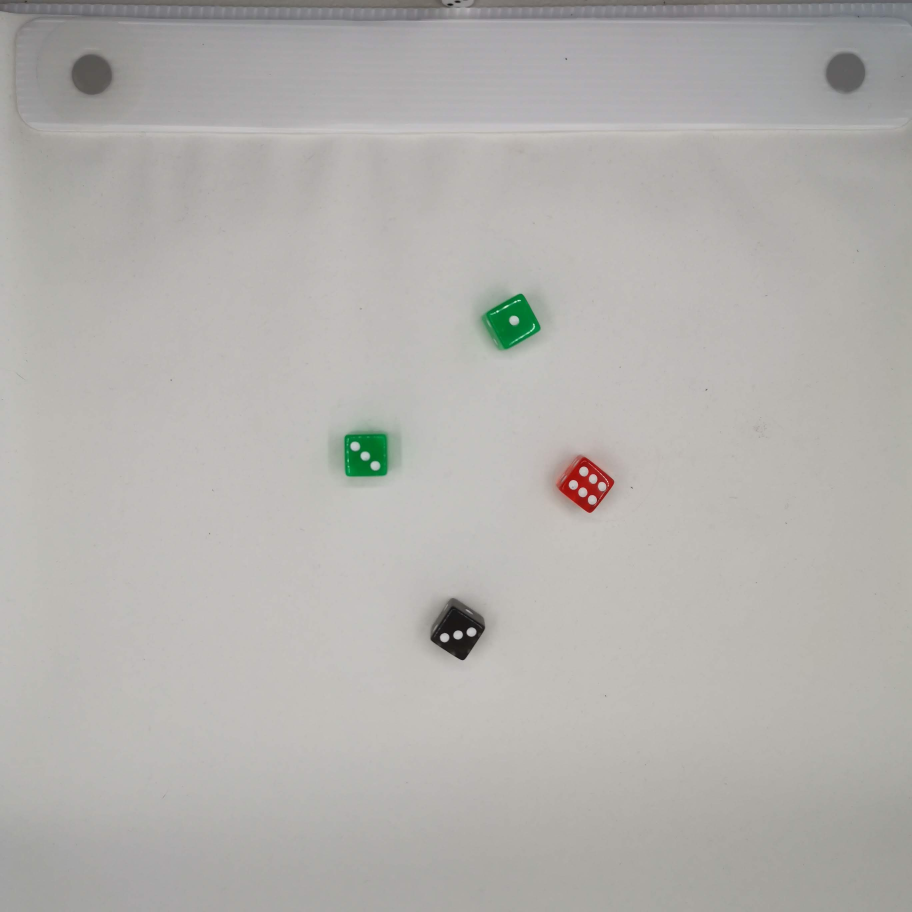
#> input picture ExU2/img/IMG_20191209_100620.jpg, 2736 x 2736 px (shown at 1/3 size)
$ jupyter execute prueba1.ipynb
#> lines starting #> are read from the running program, lines starting #| are printed output that depends on the picture; after the words box and inside, x2 and y2 are one past the last pixel; in counts of white or black regions, pixels touching at a corner belong together
[cell 1]
import cv2
import numpy as np

# Cargar imagen
imagen = cv2.imread("img/IMG_20191209_100620.jpg")
#> imagen is the input picture: shape (2736, 2736, 3); mean B, G, R 173.4, 176.6, 178.9
imagen_gray = cv2.cvtColor(imagen, cv2.COLOR_BGR2GRAY)

# Suavizado
imagen_gray = cv2.GaussianBlur(imagen_gray, (5, 5), 0)

# Binarización
_, imagen_bin = cv2.threshold(imagen_gray, 0, 255, cv2.THRESH_BINARY + cv2.THRESH_OTSU)
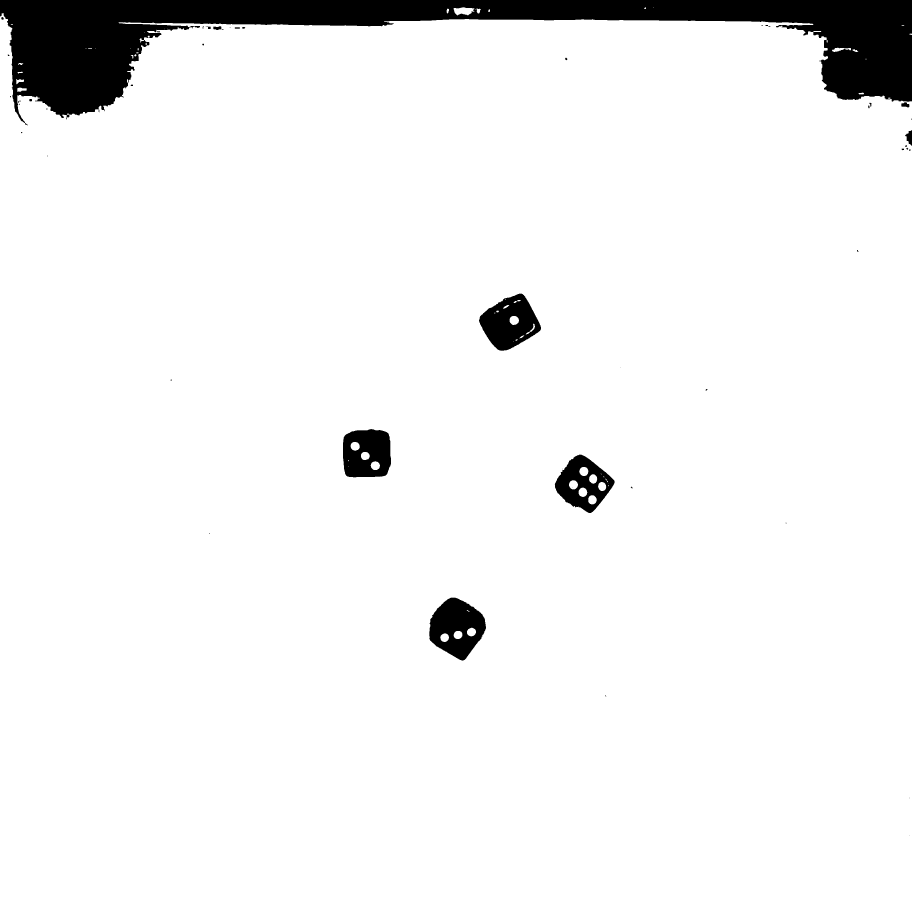
#> imagen_bin: shape (2736, 2736) (shown at 1/3 size); 94.5% white; 49 black regions (25 under 20 px), largest, box (x1, y1, x2, y2) and area: (0, 0, 2736, 376) 336821, (1288, 1793, 1458, 1982) 20501, (1437, 881, 1623, 1052) 19465

# Invertir si es necesario
# imagen_bin = cv2.bitwise_not(imagen_bin)

# Morfología
kernel = np.ones((3,3), np.uint8)
imagen_bin = cv2.morphologyEx(imagen_bin, cv2.MORPH_OPEN, kernel)
#> imagen_bin: shape (2736, 2736); 94.5% white; 46 black regions (24 under 20 px), largest, box (x1, y1, x2, y2) and area: (0, 0, 2736, 376) 337130, (1288, 1793, 1458, 1982) 20521, (1437, 881, 1623, 1052) 19524

# Etiquetado
num_labels, labels, stats, centroids = cv2.connectedComponentsWithStats(imagen_bin, 8)
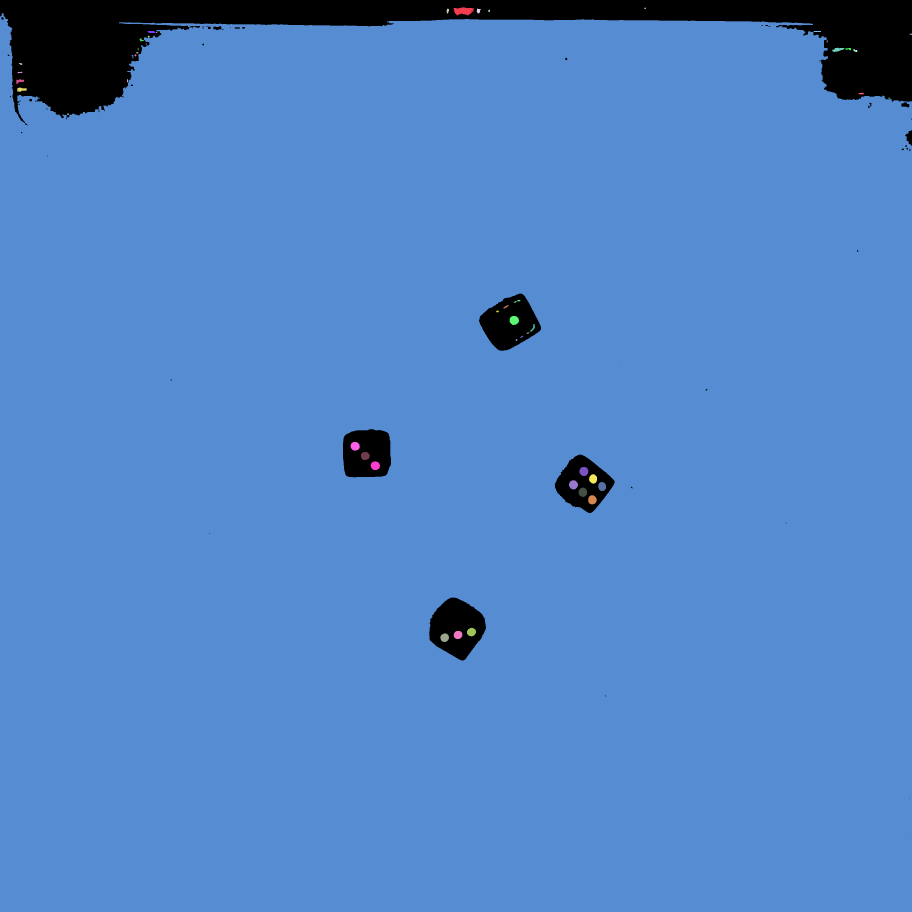
#> labels: shape (2736, 2736) int32 (shown at 1/3 size); 51 distinct labels, from 0 to 50; one colour per label, 0 black
#> num_labels = 51; stats = 51 rows, first 6: [0, 0, 2736, 2507, 412404], [1361, 22, 61, 24, 1060], [1933, 23, 5, 4, 18], [1340, 26, 7, 14, 76], [1430, 26, 12, 14, 121], [1465, 29, 5, 7, 31]; centroids = 51 pairs, first value 58.42 to 2732.2, second value 24.5 to 1912.6

area_min_dado = 500  # AJUSTAR según imagen

imagen_resultado = imagen.copy()
contador_dados = 0

for i in range(1, num_labels):
    x = stats[i, cv2.CC_STAT_LEFT]
    y = stats[i, cv2.CC_STAT_TOP]
    w = stats[i, cv2.CC_STAT_WIDTH]
    h = stats[i, cv2.CC_STAT_HEIGHT]
    area = stats[i, cv2.CC_STAT_AREA]
    cX, cY = centroids[i]

    # Filtrar dados
    if area < area_min_dado or area > 5000:
        continue

    contador_dados += 1

    mascara_dado = (labels == i).astype(np.uint8) * 255

    roi_gray = imagen_gray[y:y+h, x:x+w]
    roi_mask = mascara_dado[y:y+h, x:x+w]

    # Limpiar fondo
    roi_masked = roi_gray.copy()
    roi_masked[roi_mask == 0] = 255

    # Detectar puntos
    _, puntos_bin = cv2.threshold(roi_masked, 0, 255,
                                 cv2.THRESH_BINARY_INV + cv2.THRESH_OTSU)

    puntos_bin = cv2.morphologyEx(puntos_bin, cv2.MORPH_OPEN,
                                 np.ones((2,2), np.uint8))

    num_puntos, labels_puntos, stats_puntos, centroids_puntos = \
        cv2.connectedComponentsWithStats(puntos_bin, 8)

    area_min_punto = 20
    puntos_validos = 0

    for j in range(1, num_puntos):
        area_punto = stats_puntos[j, cv2.CC_STAT_AREA]
        if 20 < area_punto < 500:
            puntos_validos += 1

    # CENTRAR TEXTO
    cX = x + w // 2
    cY = y + h // 2

    cv2.rectangle(imagen_resultado, (x, y), (x + w, y + h), (0, 255, 0), 2)
    cv2.circle(imagen_resultado, (int(cX), int(cY)), 4, (0, 0, 255), -1)

    cv2.putText(imagen_resultado, str(puntos_validos),
                (cX - 10, cY),
                cv2.FONT_HERSHEY_SIMPLEX, 1, (0, 0, 255), 2)
#> this loop made 50 passes
#> (x, y, w, h, area) on passes 3, 4, 5, 6, 7, 8, 10, 11: (1340, 26, 7, 14, 76), (1430, 26, 12, 14, 121), (1465, 29, 5, 7, 31), (0, 40, 2736, 2696, 7062993), (443, 93, 22, 6, 120), (2441, 93, 22, 3, 66), (2729, 101, 7, 4, 23), (443, 107, 6, 6, 30)
#> pass 1, `mascara_dado = (labels == i).astype(np.uint8) * 255`:
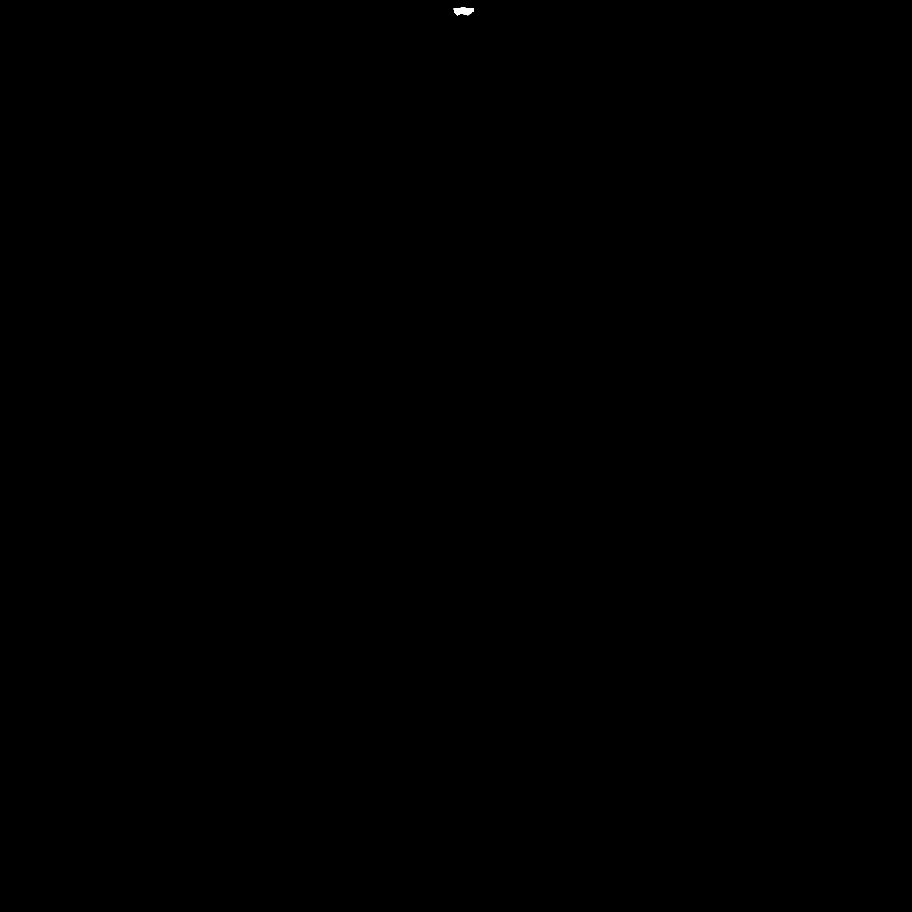
#> mascara_dado: shape (2736, 2736) (shown at 1/3 size); 0.01% white; 1 white region, box (x1, y1, x2, y2) and area: (1361, 22, 1422, 46) 1060
#> pass 1, `roi_gray = imagen_gray[y:y+h, x:x+w]`:
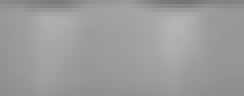
#> roi_gray: shape (24, 61) (shown 4 times larger); min 116, max 180, mean 155.4
#> pass 1, `roi_mask = mascara_dado[y:y+h, x:x+w]`:
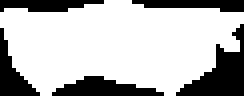
#> roi_mask: shape (24, 61) (shown 4 times larger); 72.4% white; 5 black regions, box (x1, y1, x2, y2) and area: (44, 6, 61, 24) 132, (13, 19, 41, 24) 86, (0, 7, 10, 24) 69, (33, 0, 61, 3) 59, (0, 0, 26, 3) 58
#> pass 1, `puntos_bin = cv2.morphologyEx(puntos_bin, cv2.MORPH_OPEN, np.ones((2,2..`:
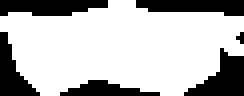
#> puntos_bin: shape (24, 61) (shown 4 times larger); 72.5% white; 6 black regions (1 under 20 px), largest, box (x1, y1, x2, y2) and area: (46, 12, 61, 24) 94, (0, 0, 27, 4) 88, (34, 0, 61, 4) 83, (0, 8, 10, 24) 75, (15, 20, 40, 24) 58
#> after the loop:
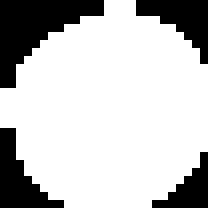
#> puntos_bin: shape (26, 26) (shown 8 times larger); 75.9% white; 4 black regions, box (x1, y1, x2, y2) and area: (0, 0, 13, 11) 68, (0, 16, 8, 26) 37, (17, 0, 26, 8) 35, (19, 19, 26, 26) 23
#> after the loop:
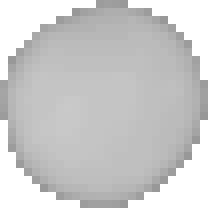
#> roi_masked: shape (26, 26) (shown 8 times larger); min 151, max 255, mean 201.6
#> after the loop, contador_dados = 14

print(f"Total de dados detectados: {contador_dados}")
#| Total de dados detectados: 14

# =========================
# MOSTRAR BIEN LA IMAGEN
# =========================

# Redimensionar para mejor visualización
alto, ancho = imagen_resultado.shape[:2]
escala = 800 / ancho
imagen_mostrar = cv2.resize(imagen_resultado, None, fx=escala, fy=escala)
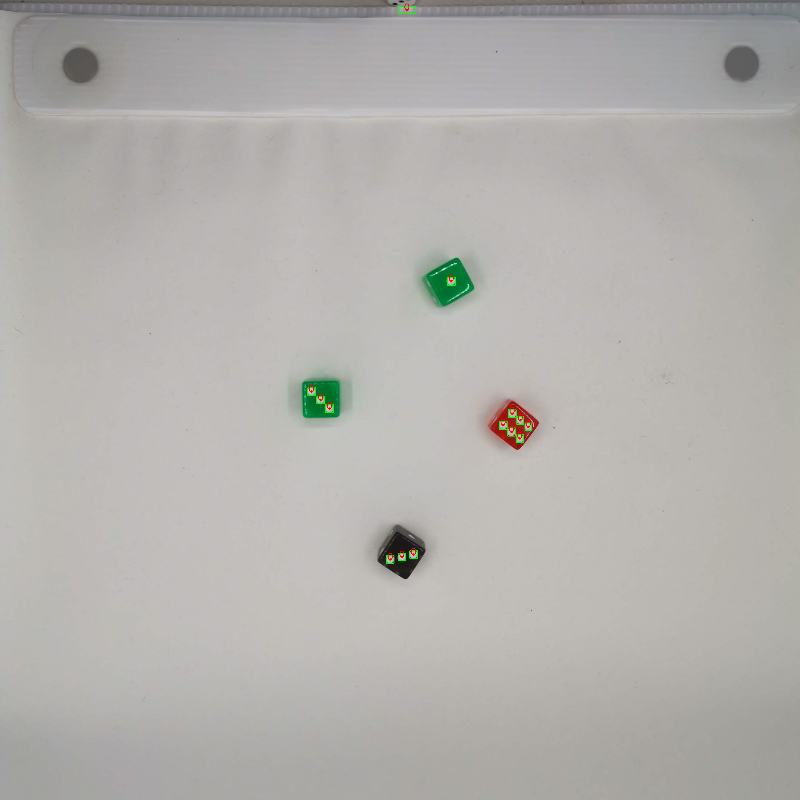
#> imagen_mostrar: shape (800, 800, 3); mean B, G, R 173.3, 176.6, 178.8

cv2.namedWindow("Resultado", cv2.WINDOW_NORMAL)
cv2.imshow("Resultado", imagen_mostrar)
cv2.waitKey(0)
cv2.destroyAllWindows()

$ run again, with ExU2/img/IMG_20191209_100614.jpg copied over ExU2/img/IMG_20191209_100620.jpg
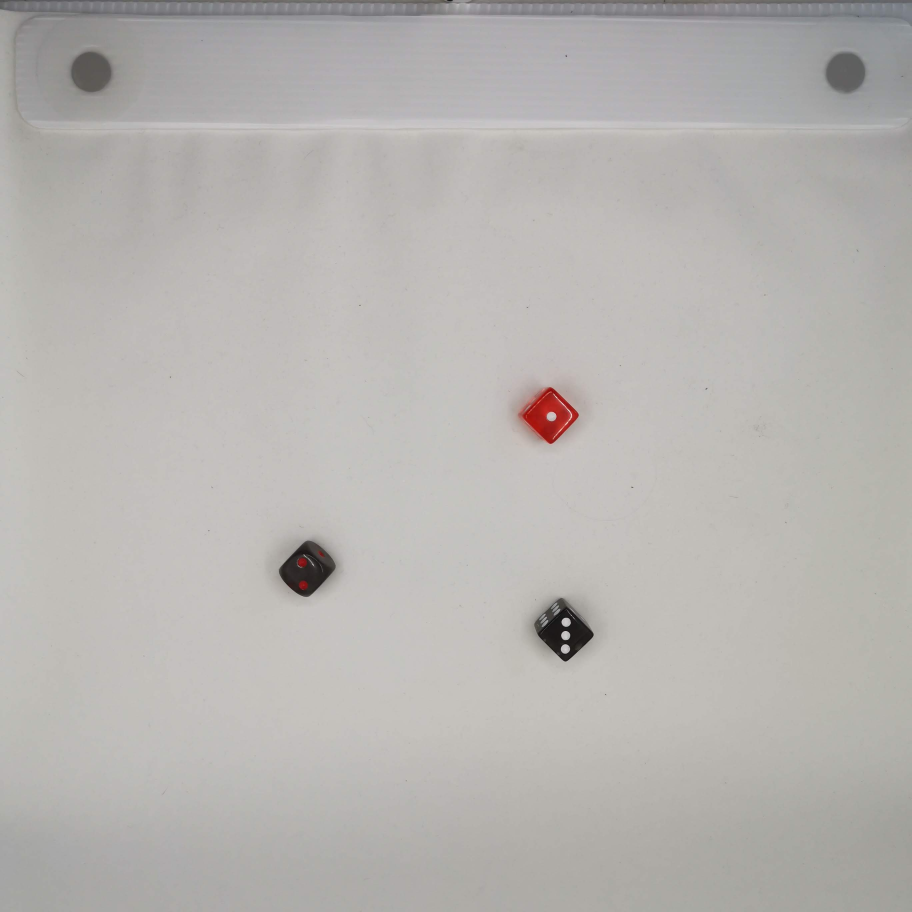
#> input picture ExU2/img/IMG_20191209_100614.jpg, 2736 x 2736 px (shown at 1/3 size)
#> imagen is the input picture: shape (2736, 2736, 3); mean B, G, R 177, 179.8, 182.6
#> `num_labels, labels, stats, centroids = cv2.connectedComponentsWithStat..`:
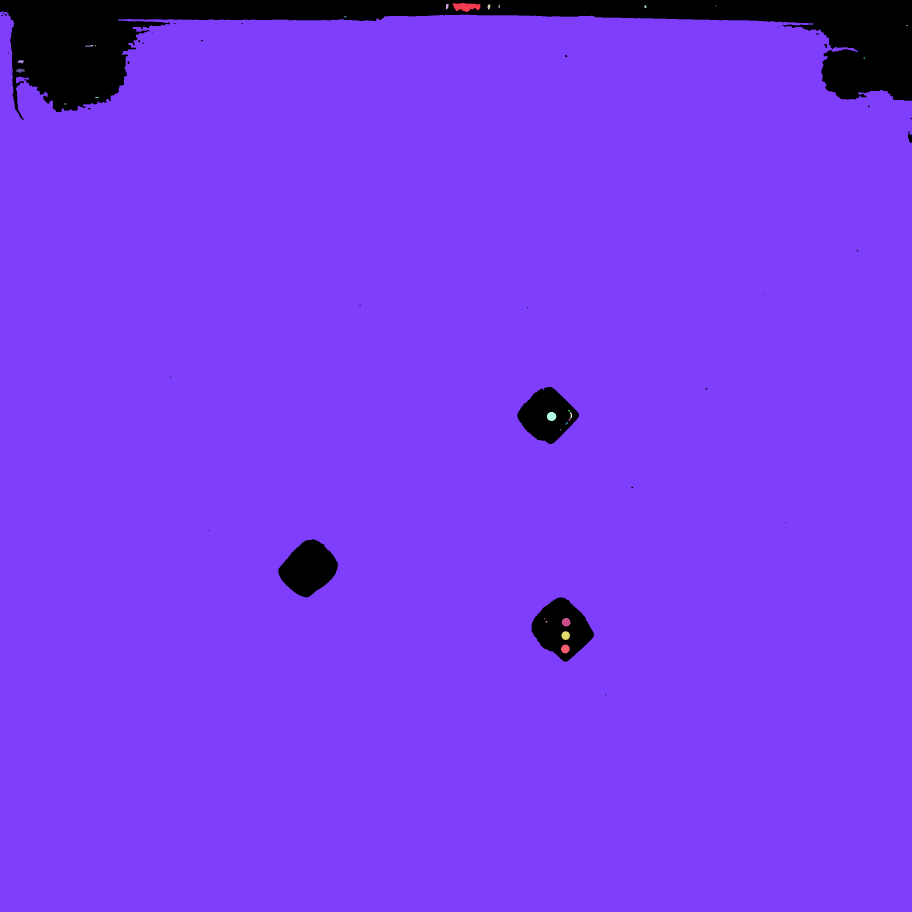
#> labels: shape (2736, 2736) int32 (shown at 1/3 size); 28 distinct labels, from 0 to 27; one colour per label, 0 black
#> num_labels = 28; stats = 28 rows, first 6: [0, 0, 2736, 2086, 358269], [1357, 9, 84, 27, 1520], [1338, 12, 8, 16, 101], [1463, 13, 8, 16, 99], [1496, 15, 3, 9, 27], [1933, 16, 6, 8, 42]; centroids = 28 pairs, first value 60.69 to 2721, second value 17 to 1946.4
#> the loop `for i in range(1, num_labels):` made 27 passes
#> (x, y, w, h, area) on passes 2, 3, 4, 5, 7, 10, 13, 14: (1338, 12, 8, 16, 101), (1463, 13, 8, 16, 99), (1496, 15, 3, 9, 27), (1933, 16, 6, 8, 42), (0, 34, 2736, 2702, 7122743), (256, 135, 24, 5, 80), (53, 181, 18, 9, 121), (49, 206, 25, 12, 223)
#> after the loop `for i in range(1, num_labels):`: contador_dados = 5
#| Total de dados detectados: 5
#> `imagen_mostrar = cv2.resize(imagen_resultado, None, fx=escala, fy=esca..`:
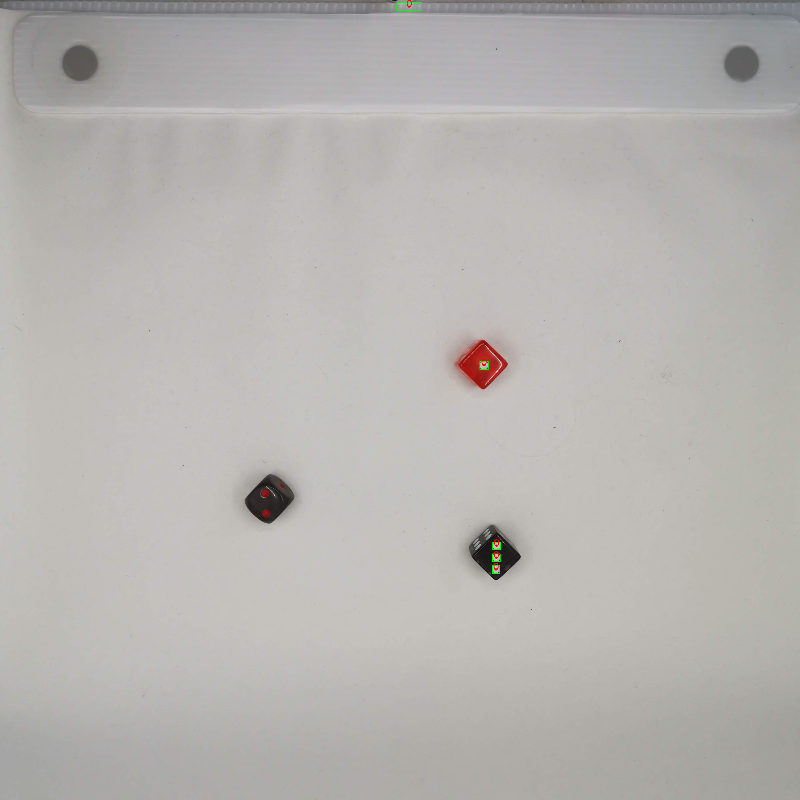
#> imagen_mostrar: shape (800, 800, 3); mean B, G, R 176.9, 179.7, 182.6
